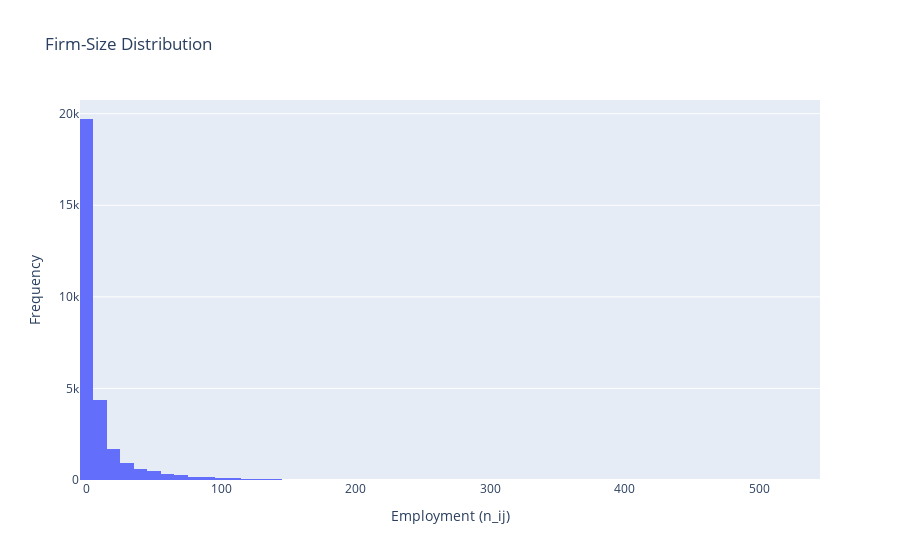

Source (notebook cell):
### Markdown cell above
#### 2. Firm-Size Distribution

### Code cell
# -----------------------------
# Create histogram of employment (n_ij)
# -----------------------------
active_n_ij = n_ij[n_ij > 0].flatten()
hist_fig = go.Figure(data=[go.Histogram(x=active_n_ij, nbinsx=100)])
hist_fig.update_layout(title_text="Firm-Size Distribution",
                         xaxis_title="Employment (n_ij)",
                         yaxis_title="Frequency")
hist_fig.show()

### Figure 1 — Plotly figure (JSON) as saved in the notebook; plotly's stock layout.template omitted (floating-point values rounded to 4 significant figures; data arrays with more than 128 entries replaced by an {"elided": "..."} marker saying what was removed)
{"data": [{"nbinsx": 100, "type": "histogram", "x": {"elided": "29200 float values"}}], "layout": {"title": {"text": "Firm-Size Distribution"}, "xaxis": {"title": {"text": "Employment (n_ij)"}}, "yaxis": {"title": {"text": "Frequency"}}}}
